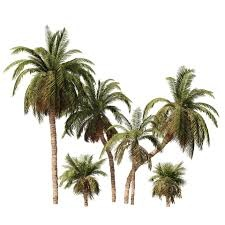
#> input picture augmented_data/images.jpg, 225 x 225 px; its folder holds only this picture in this run
$ python -i tree_detector.py   (imports and definitions only)
#> lines starting #> are read from the running program, lines starting #| are printed output that depends on the picture; after the words box and inside, x2 and y2 are one past the last pixel; in counts of white or black regions, pixels touching at a corner belong together
import cv2
import numpy as np
import os
from pathlib import Path
import logging
from datetime import datetime

class TreeDetector:
    """Automatic tree detection using computer vision techniques"""

    def __init__(self):
        self.logger = logging.getLogger(__name__)
        self.min_area = 1000  # Minimum area for tree detection
        self.max_area = 50000  # Maximum area for tree detection

    def detect_trees(self, image_path):
        """
        Detect trees in an image using color and shape analysis
        Returns list of bounding boxes in YOLO format
        """
#> called with image_path = '../augmented_data/images.jpg'
        try:
            # Load image
            image = cv2.imread(image_path)
#> image is the input picture: shape (225, 225, 3); mean B, G, R 200.8, 210.8, 212.2
            if image is None:
                self.logger.error(f"Could not load image: {image_path}")
                return []

            # Convert to different color spaces for better tree detection
            hsv = cv2.cvtColor(image, cv2.COLOR_BGR2HSV)
#> hsv: shape (225, 225, 3); mean H, S, V 17.1, 29.1, 212.7
            lab = cv2.cvtColor(image, cv2.COLOR_BGR2LAB)
#> lab: shape (225, 225, 3); mean of channels 0, 1, 2 212.6, 126.9, 133.7

            # Create masks for different tree characteristics
            tree_masks = self._create_tree_masks(hsv, lab)

            # Combine masks
            combined_mask = self._combine_masks(tree_masks)

            # Find contours
            contours = self._find_tree_contours(combined_mask)

            # Filter and convert to bounding boxes
            bounding_boxes = self._filter_and_convert_contours(contours, image.shape)

            self.logger.info(f"Detected {len(bounding_boxes)} trees in {image_path}")
            return bounding_boxes

        except Exception as e:
            self.logger.error(f"Error detecting trees in {image_path}: {e}")
            return []

    def _create_tree_masks(self, hsv, lab):
        """Create multiple masks for different tree characteristics"""
        masks = []

        # Green color range for trees (HSV)
        lower_green = np.array([35, 40, 40])
        upper_green = np.array([85, 255, 255])
        green_mask = cv2.inRange(hsv, lower_green, upper_green)
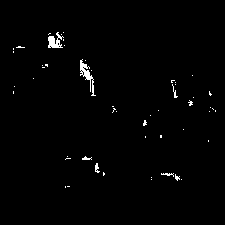
#> green_mask: shape (225, 225); 1.1% white in thin lines or dots, all inside (x1, y1, x2, y2) = (13, 32, 216, 188)
        masks.append(green_mask)

        # Dark green/brown for tree trunks (LAB)
        lower_dark = np.array([0, 0, 0])
        upper_dark = np.array([255, 150, 150])
        dark_mask = cv2.inRange(lab, lower_dark, upper_dark)
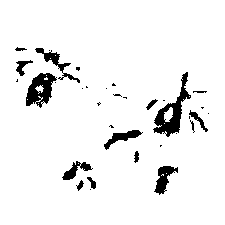
#> dark_mask: shape (225, 225); 93.9% white; 34 black regions (19 under 20 px), largest, box (x1, y1, x2, y2) and area: (153, 72, 191, 137) 775, (26, 73, 57, 108) 609, (154, 166, 178, 195) 321
        masks.append(dark_mask)

        # Brightness mask for leaves
        gray = cv2.cvtColor(hsv, cv2.COLOR_HSV2BGR)
        gray = cv2.cvtColor(gray, cv2.COLOR_BGR2GRAY)
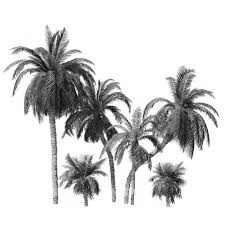
#> gray: shape (225, 225); min 1, max 255, mean 210
        _, bright_mask = cv2.threshold(gray, 100, 255, cv2.THRESH_BINARY)
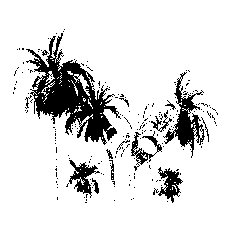
#> bright_mask: shape (225, 225); 86.2% white; 204 black regions (189 under 20 px), largest, box (x1, y1, x2, y2) and area: (26, 33, 121, 145) 3916, (163, 72, 205, 158) 1063, (69, 160, 100, 198) 448
#> in detect_trees, `tree_masks = self._create_tree_masks(hsv, lab)`: tree_masks = 3 items
        masks.append(bright_mask)

        return masks

    def _combine_masks(self, masks):
        """Combine multiple masks using logical operations"""
        if not masks:
            return np.zeros((100, 100), dtype=np.uint8)

        combined = masks[0]
        for mask in masks[1:]:
            combined = cv2.bitwise_or(combined, mask)
#> this loop made 2 passes
#> pass 2, in _combine_masks, `combined = cv2.bitwise_or(combined, mask)`:
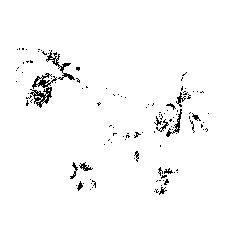
#> combined: shape (225, 225); 97.3% white; black in thin lines or dots, all inside (x1, y1, x2, y2) = (16, 48, 209, 195)

        # Apply morphological operations to clean up the mask
        kernel = cv2.getStructuringElement(cv2.MORPH_ELLIPSE, (5, 5))
        combined = cv2.morphologyEx(combined, cv2.MORPH_CLOSE, kernel)
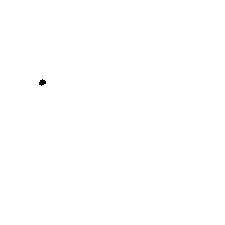
#> combined: shape (225, 225); 99.9% white; 1 black region, box (x1, y1, x2, y2) and area: (39, 79, 46, 86) 32
        combined = cv2.morphologyEx(combined, cv2.MORPH_OPEN, kernel)

        return combined

    def _find_tree_contours(self, mask):
        """Find contours in the mask"""
        contours, _ = cv2.findContours(mask, cv2.RETR_EXTERNAL, cv2.CHAIN_APPROX_SIMPLE)
#> contours = [[[0, 0], [0, 224], [224, 224], [224, 0]]]
        return contours

    def _filter_and_convert_contours(self, contours, image_shape):
        """Filter contours and convert to YOLO format bounding boxes"""
#> called with image_shape = (225, 225, 3)
        height, width = image_shape[:2]
        bounding_boxes = []

        for contour in contours:
            area = cv2.contourArea(contour)

            # Filter by area
            if area < self.min_area or area > self.max_area:
                continue

            # Get bounding rectangle
            x, y, w, h = cv2.boundingRect(contour)

            # Filter by aspect ratio (trees are usually taller than wide)
            aspect_ratio = h / w if w > 0 else 0
            if aspect_ratio < 0.5 or aspect_ratio > 3.0:
                continue

            # Convert to YOLO format (normalized coordinates)
            x_center = (x + w / 2) / width
            y_center = (y + h / 2) / height
            norm_width = w / width
            norm_height = h / height

            # Ensure coordinates are within [0, 1]
            x_center = max(0, min(1, x_center))
            y_center = max(0, min(1, y_center))
            norm_width = max(0, min(1, norm_width))
            norm_height = max(0, min(1, norm_height))

            bounding_boxes.append({
                'class_id': 0,  # Class ID for palm tree
                'x_center': x_center,
                'y_center': y_center,
                'width': norm_width,
                'height': norm_height,
                'confidence': 0.8  # Default confidence
            })
#> this loop made 1 pass
#> (contour, area) on pass 1: ([[0, 0], [0, 224], [224, 224], [224, 0]], 50176)
#> after the loop, bounding_boxes = []

        return bounding_boxes

    # [103 lines left out: functions process_image_batch, _draw_annotations, _save_yolo_annotations, not called in this run]

>>> result = TreeDetector().detect_trees('../augmented_data/images.jpg')
#> result = []
